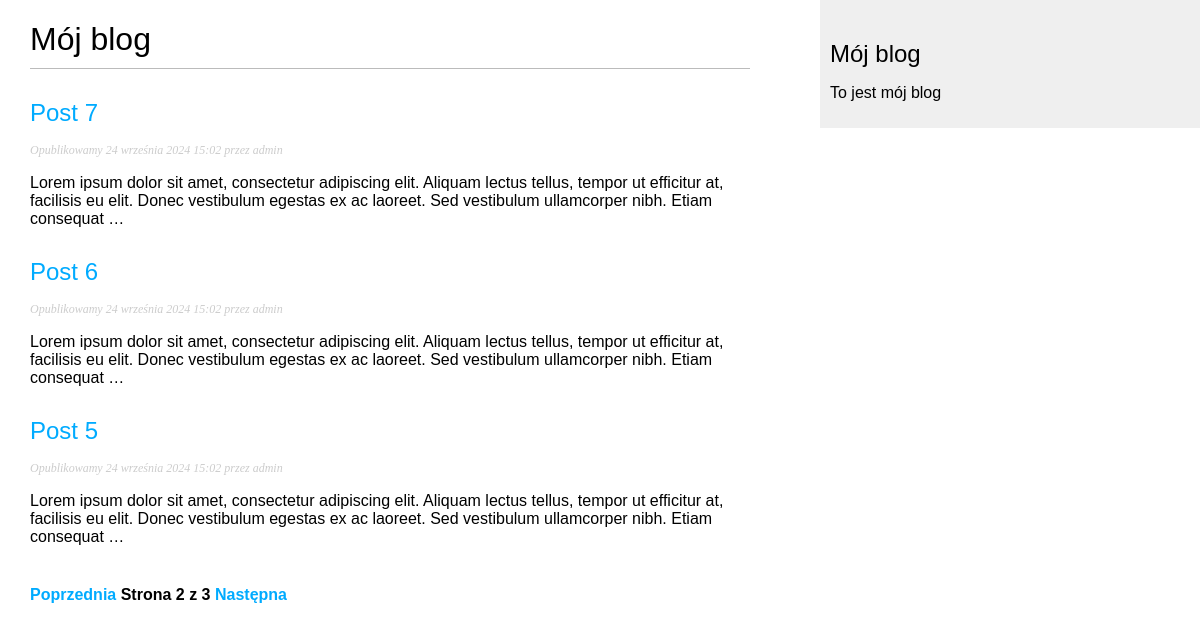
Screenshot of /?page=2 with the database file from the repository.
### blog/models.py (models this page shows, shortened)
class Post(models.Model):
    STATUS_CHOICES = (('draft', 'Wersja robocza'),
                      ('published', 'Opublikowany'),)
    title = models.CharField(max_length=250)
    body = models.TextField()
    author = models.ForeignKey(User, on_delete=models.CASCADE,
                               related_name='posts')
    status = models.CharField(max_length=10, choices=STATUS_CHOICES, default='draft')
    slug = models.SlugField(max_length=250, unique_for_date='publish')
    publish = models.DateTimeField(default=timezone.now)
    created = models.DateTimeField(auto_now_add=True)
    updated = models.DateTimeField(auto_now=True)
    tags = TaggableManager()
    def get_absolute_url(self):
        return reverse('blog:post_detail', args=[self.publish.year,
                                        self.publish.month,
                                        self.publish.day,
                                        self.slug])
    class Meta:
        ordering = ('-publish',)

### blog/views.py (the view)
# urls.py: path('', views.post_list, name='post_list'),
def post_list(request, tag_slug=None):
    posts = Post.objects.filter(status='published')
    tag = None
    if tag_slug:
        tag = get_object_or_404(Tag, slug=tag_slug)
        posts = Post.objects.filter(tags__in=[tag], status='published')
    paginator = Paginator(posts, 3)
    page = request.GET.get('page')
    try:
        posts = paginator.page(page)
    except PageNotAnInteger:
        posts = paginator.page(1)
    except EmptyPage:
        posts = paginator.page(paginator.num_pages)
    return render(request, 'blog/post/list.html',{'posts': posts, 'page': page, 'tag': tag})

### blog/templates/blog/post/list.html (shortened to what this page needs)
{% extends "blog/base.html" %}
{% block content %}
    <h1>Mój blog</h1>
    {% for post in posts %}
        <h2><a href="{{ post.get_absolute_url }}">{{ post.title }}</a></h2>
        <p class="date">Opublikowamy {{ post.publish }} przez {{ post.author }}</p>
        {{ post.body|truncatewords:30|linebreaks }}
    {% endfor %}
    {% include "blog/pagination.html" with page=posts %}
{% endblock %}

### blog/static/css/blog.css (style rules this page uses)
body { margin:0; padding:0; font-family:helvetica, sans-serif; }
a { color:#00abff; text-decoration:none; }
h1 { font-weight:normal; border-bottom:1px solid #bbb; padding:0 0 10px 0; }
h2 { font-weight:normal; margin:30px 0 0; }
p.date { color:#ccc; font-family: georgia, serif; font-size: 12px; font-style: italic; }

### rows the page displays
Post: title "Post 7", publish "24 września 2024 15:02", author "admin", body "Lorem ipsum dolor sit amet, consectetur adipiscing elit. Aliquam lectus tellus, tempor ut efficitur at, facilisis eu elit. Donec vestibulum egestas ex ac laoreet. Sed vestibulum ullamcorper nibh. Etiam consequat …"
Post: title "Post 6", publish "24 września 2024 15:02", author "admin", body "Lorem ipsum dolor sit amet, consectetur adipiscing elit. Aliquam lectus tellus, tempor ut efficitur at, facilisis eu elit. Donec vestibulum egestas ex ac laoreet. Sed vestibulum ullamcorper nibh. Etiam consequat …"
Post: title "Post 5", publish "24 września 2024 15:02", author "admin", body "Lorem ipsum dolor sit amet, consectetur adipiscing elit. Aliquam lectus tellus, tempor ut efficitur at, facilisis eu elit. Donec vestibulum egestas ex ac laoreet. Sed vestibulum ullamcorper nibh. Etiam consequat …"

### other values shown
{{ page.number }} "2"
{{ page.paginator.num_pages }} "3"
